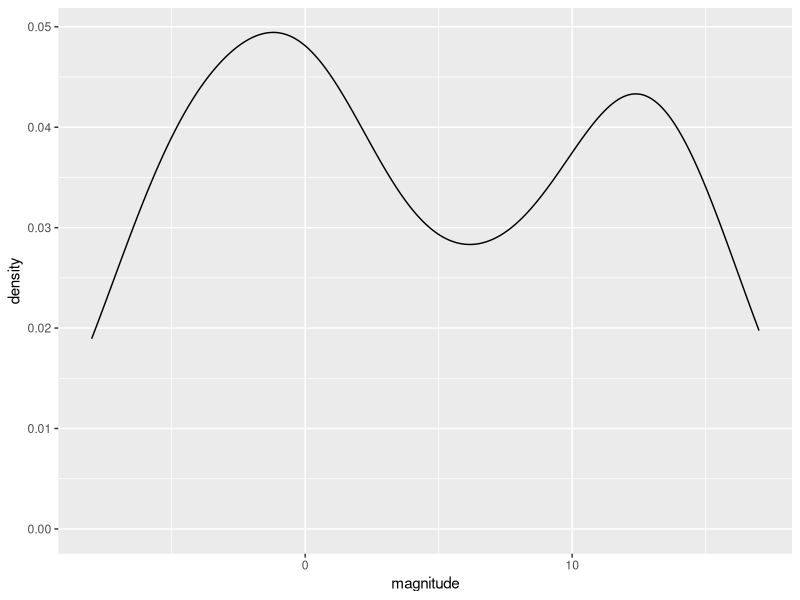
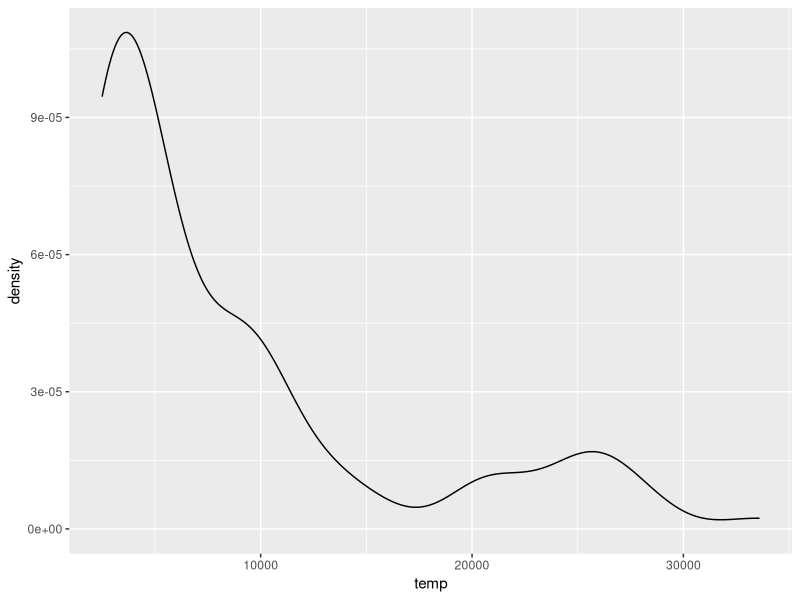
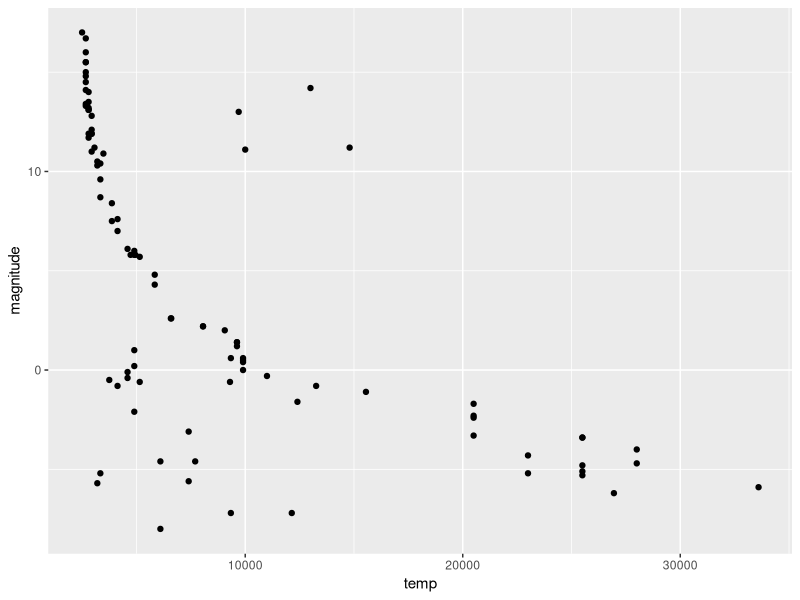
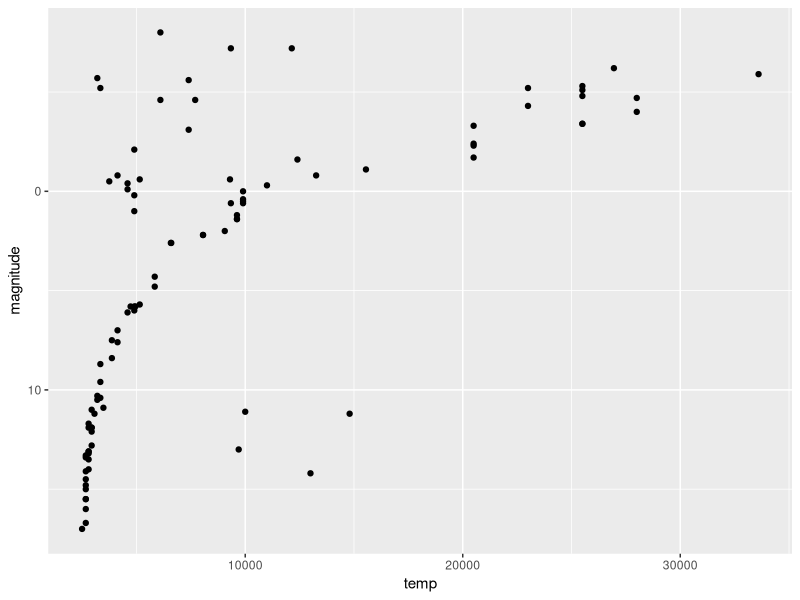
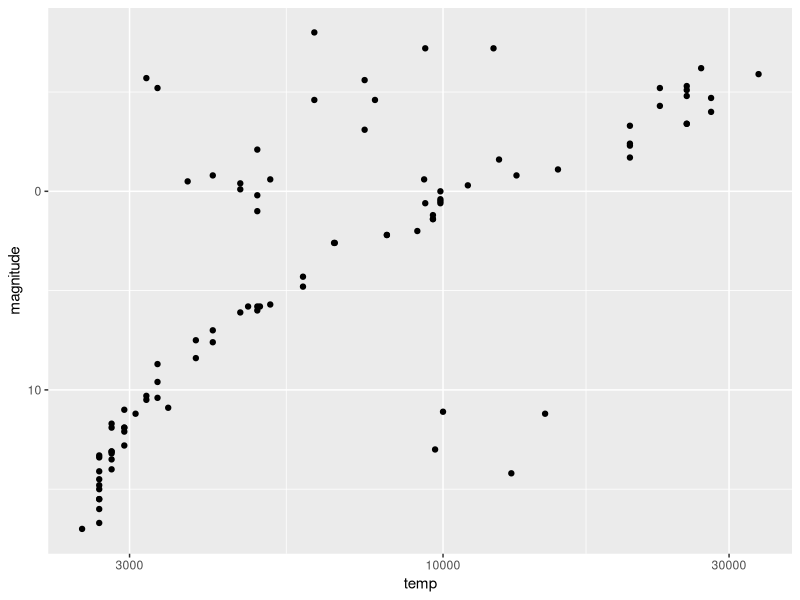
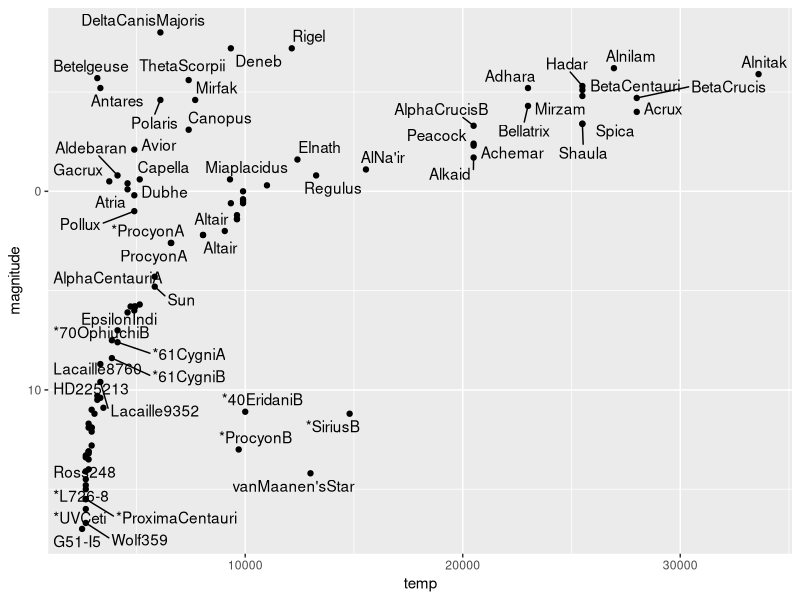

Generate these figures, in order, with R: (Note: this script raises an error after producing the figures.)
########################################################################
## exercise: Properties of Stars									  ##
########################################################################

library(tidyverse)
library(dslabs)
library(ggrepel)
data(stars)
options(digits = 3)   # report 3 significant digits

str(stars)

mean(stars$magnitude)
sd(stars$magnitude)

ggplot(data=stars,aes(magnitude))+geom_density()

ggplot(data=stars,aes(temp))+geom_density()

ggplot(data=stars,aes(temp,magnitude))+geom_point()
ggplot(data=stars,aes(temp,magnitude))+geom_point()+scale_y_reverse()
ggplot(data=stars,aes(temp,magnitude))+geom_point()+scale_y_reverse()+scale_x_reverse()+scale_x_log10()

ggplot(data=stars,aes(temp,magnitude,label=star))+geom_point()+scale_y_reverse()+geom_text_repel()
+scale_x_reverse()
+ geom_text(aes(label = country, hjust = 1))
+geom_text(aes(x = location, label = country, hjust = 0), show.legend = FALSE)

stars %>% filter(temp>5000 & magnitude>0) %>%  ggplot(aes(temp,magnitude,label=star)) +
  geom_point() + scale_y_reverse()+ geom_text_repel()

stars %>% filter(temp<10000 & magnitude<0) %>%  ggplot(aes(temp,magnitude,label=star)) +
  geom_point() + scale_y_reverse()+ geom_text_repel()

stars %>%  ggplot(aes(temp,magnitude,col=type)) +
  geom_point() + scale_y_reverse()+ geom_text_repel()
